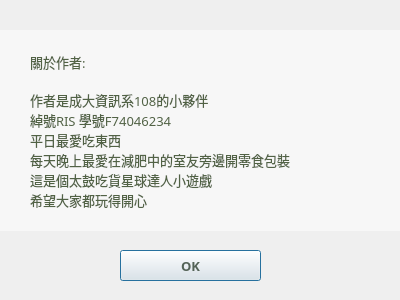
<?xml version="1.0" encoding="UTF-8"?>
<ui version="4.0">
 <class>DialogAboutris</class>
 <widget class="QDialog" name="DialogAboutris">
  <property name="geometry">
   <rect>
    <x>0</x>
    <y>0</y>
    <width>400</width>
    <height>300</height>
   </rect>
  </property>
  <property name="minimumSize">
   <size>
    <width>400</width>
    <height>300</height>
   </size>
  </property>
  <property name="maximumSize">
   <size>
    <width>400</width>
    <height>300</height>
   </size>
  </property>
  <property name="windowTitle">
   <string>關於作者萌RIS</string>
  </property>
  <property name="styleSheet">
   <string notr="true"/>
  </property>
  <widget class="QPushButton" name="pushButton">
   <property name="geometry">
    <rect>
     <x>120</x>
     <y>250</y>
     <width>141</width>
     <height>31</height>
    </rect>
   </property>
   <property name="font">
    <font>
     <family>Segoe UI Black</family>
     <pointsize>10</pointsize>
     <weight>75</weight>
     <bold>true</bold>
    </font>
   </property>
   <property name="styleSheet">
    <string notr="true">color: rgb(84, 99, 87);</string>
   </property>
   <property name="text">
    <string>OK</string>
   </property>
  </widget>
  <widget class="QLabel" name="label">
   <property name="geometry">
    <rect>
     <x>30</x>
     <y>30</y>
     <width>351</width>
     <height>201</height>
    </rect>
   </property>
   <property name="font">
    <font>
     <family>思源黑體 Medium</family>
     <pointsize>10</pointsize>
    </font>
   </property>
   <property name="styleSheet">
    <string notr="true">color: rgb(81, 98, 69);</string>
   </property>
   <property name="text">
    <string>關於作者:

作者是成大資訊系108的小夥伴
綽號RIS 學號F74046234
平日最愛吃東西
每天晚上最愛在減肥中的室友旁邊開零食包裝
這是個太鼓吃貨星球達人小遊戲
希望大家都玩得開心</string>
   </property>
   <property name="textFormat">
    <enum>Qt::AutoText</enum>
   </property>
   <property name="scaledContents">
    <bool>false</bool>
   </property>
   <property name="alignment">
    <set>Qt::AlignJustify|Qt::AlignVCenter</set>
   </property>
   <property name="textInteractionFlags">
    <set>Qt::NoTextInteraction</set>
   </property>
  </widget>
  <widget class="QLabel" name="label_bg">
   <property name="geometry">
    <rect>
     <x>0</x>
     <y>0</y>
     <width>401</width>
     <height>311</height>
    </rect>
   </property>
   <property name="text">
    <string/>
   </property>
   <property name="pixmap">
    <pixmap resource="rrr.qrc">:/images/giphy5.gif</pixmap>
   </property>
  </widget>
  <widget class="QLabel" name="label_3">
   <property name="geometry">
    <rect>
     <x>0</x>
     <y>30</y>
     <width>411</width>
     <height>201</height>
    </rect>
   </property>
   <property name="styleSheet">
    <string notr="true">background-color: qlineargradient(spread:reflect, x1:0, y1:0, x2:1, y2:0, stop:1 rgba(250, 250, 250, 197));</string>
   </property>
   <property name="text">
    <string/>
   </property>
  </widget>
  <zorder>label_bg</zorder>
  <zorder>label_3</zorder>
  <zorder>pushButton</zorder>
  <zorder>label</zorder>
 </widget>
 <resources>
  <include location="rrr.qrc"/>
 </resources>
 <connections/>
</ui>
